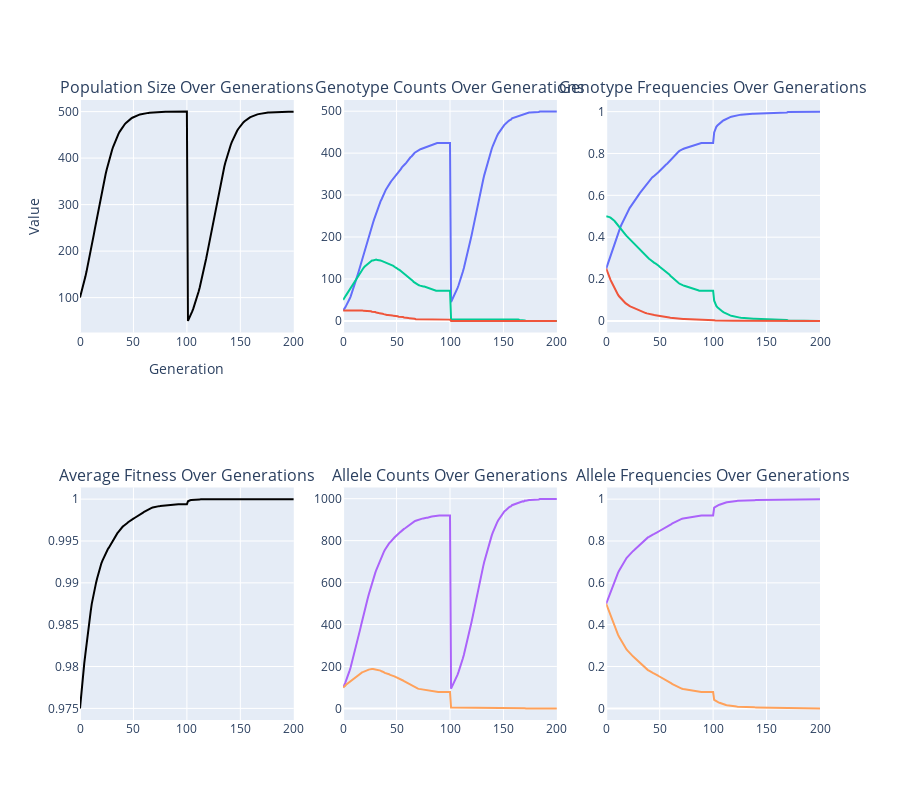

The notebook cell saved with this chart:
### Code cell
# 1 locus, 2 alleles (HW equilibrium)

generations=200
growth_rate=0.1
drift=0
carrying_capacity = 500
bottleneck_yr=100
bottleneck_pop=50

genotype_counts = {
    (('A1', 'A1'),): 25,
    (('A1', 'A2'),): 50,
    (('A2', 'A2'),): 25
}

genotype_fitness = {
    (('A1', 'A1'),): 1.0,
    (('A1', 'A2'),): 1.0,
    (('A2', 'A2'),): 0.9
}

mutations = [{('A1', 'A2'): 0.0, ('A2', 'A1'): 0.0,}]


next_genotype_frequencies(generations,
                          genotype_counts,
                          genotype_fitness,
                          growth_rate,
                          carrying_capacity,
                          drift,
                          mutations,
                          bottleneck_yr,
                          bottleneck_pop)

### Figure 1 — Plotly figure (JSON) as saved in the notebook; plotly's stock layout.template omitted (floating-point values rounded to 4 significant figures; data arrays with more than 128 entries replaced by an {"elided": "..."} marker saying what was removed)
{"data": [{"hoverinfo": "text", "line": {"color": "black"}, "mode": "lines", "name": "Population Size", "showlegend": false, "text": {"elided": "201 str values"}, "type": "scatter", "x": {"elided": "201 int values"}, "xaxis": "x", "y": {"elided": "201 float values"}, "yaxis": "y"}, {"hoverinfo": "text", "line": {"color": "#636EFA"}, "mode": "lines", "name": "A1A1", "showlegend": false, "text": {"elided": "201 str values"}, "type": "scatter", "x": {"elided": "201 int values"}, "xaxis": "x2", "y": {"elided": "201 int values"}, "yaxis": "y2"}, {"hoverinfo": "text", "line": {"color": "#00CC96"}, "mode": "lines", "name": "A1A2", "showlegend": false, "text": {"elided": "201 str values"}, "type": "scatter", "x": {"elided": "201 int values"}, "xaxis": "x2", "y": {"elided": "201 int values"}, "yaxis": "y2"}, {"hoverinfo": "text", "line": {"color": "#EF553B"}, "mode": "lines", "name": "A2A2", "showlegend": false, "text": {"elided": "201 str values"}, "type": "scatter", "x": {"elided": "201 int values"}, "xaxis": "x2", "y": {"elided": "201 int values"}, "yaxis": "y2"}, {"hoverinfo": "text", "line": {"color": "#636EFA"}, "mode": "lines", "name": "A1A1", "showlegend": false, "text": {"elided": "201 str values"}, "type": "scatter", "x": {"elided": "201 int values"}, "xaxis": "x3", "y": {"elided": "201 float values"}, "yaxis": "y3"}, {"hoverinfo": "text", "line": {"color": "#00CC96"}, "mode": "lines", "name": "A1A2", "showlegend": false, "text": {"elided": "201 str values"}, "type": "scatter", "x": {"elided": "201 int values"}, "xaxis": "x3", "y": {"elided": "201 float values"}, "yaxis": "y3"}, {"hoverinfo": "text", "line": {"color": "#EF553B"}, "mode": "lines", "name": "A2A2", "showlegend": false, "text": {"elided": "201 str values"}, "type": "scatter", "x": {"elided": "201 int values"}, "xaxis": "x3", "y": {"elided": "201 float values"}, "yaxis": "y3"}, {"hoverinfo": "text", "line": {"color": "black"}, "mode": "lines", "name": "Average Fitness", "showlegend": false, "text": {"elided": "201 str values"}, "type": "scatter", "x": {"elided": "201 int values"}, "xaxis": "x4", "y": {"elided": "201 float values"}, "yaxis": "y4"}, {"hoverinfo": "text", "line": {"color": "#AB63FA"}, "mode": "lines", "name": "A1", "showlegend": false, "text": {"elided": "201 str values"}, "type": "scatter", "x": {"elided": "201 int values"}, "xaxis": "x5", "y": {"elided": "201 int values"}, "yaxis": "y5"}, {"hoverinfo": "text", "line": {"color": "#FFA15A"}, "mode": "lines", "name": "A2", "showlegend": false, "text": {"elided": "201 str values"}, "type": "scatter", "x": {"elided": "201 int values"}, "xaxis": "x5", "y": {"elided": "201 int values"}, "yaxis": "y5"}, {"hoverinfo": "text", "line": {"color": "#AB63FA"}, "mode": "lines", "name": "A1", "showlegend": false, "text": {"elided": "201 str values"}, "type": "scatter", "x": {"elided": "201 int values"}, "xaxis": "x6", "y": {"elided": "201 float values"}, "yaxis": "y6"}, {"hoverinfo": "text", "line": {"color": "#FFA15A"}, "mode": "lines", "name": "A2", "showlegend": false, "text": {"elided": "201 str values"}, "type": "scatter", "x": {"elided": "201 int values"}, "xaxis": "x6", "y": {"elided": "201 float values"}, "yaxis": "y6"}], "layout": {"annotations": [{"font": {"size": 16}, "showarrow": false, "text": "Population Size Over Generations", "x": 0.1444, "xanchor": "center", "xref": "paper", "y": 1, "yanchor": "bottom", "yref": "paper"}, {"font": {"size": 16}, "showarrow": false, "text": "Genotype Counts Over Generations", "x": 0.5, "xanchor": "center", "xref": "paper", "y": 1, "yanchor": "bottom", "yref": "paper"}, {"font": {"size": 16}, "showarrow": false, "text": "Genotype Frequencies Over Generations", "x": 0.8556, "xanchor": "center", "xref": "paper", "y": 1, "yanchor": "bottom", "yref": "paper"}, {"font": {"size": 16}, "showarrow": false, "text": "Average Fitness Over Generations", "x": 0.1444, "xanchor": "center", "xref": "paper", "y": 0.375, "yanchor": "bottom", "yref": "paper"}, {"font": {"size": 16}, "showarrow": false, "text": "Allele Counts Over Generations", "x": 0.5, "xanchor": "center", "xref": "paper", "y": 0.375, "yanchor": "bottom", "yref": "paper"}, {"font": {"size": 16}, "showarrow": false, "text": "Allele Frequencies Over Generations", "x": 0.8556, "xanchor": "center", "xref": "paper", "y": 0.375, "yanchor": "bottom", "yref": "paper"}], "height": 800, "hovermode": "closest", "xaxis": {"anchor": "y", "domain": [0, 0.2889], "title": {"text": "Generation"}}, "xaxis2": {"anchor": "y2", "domain": [0.3556, 0.6444]}, "xaxis3": {"anchor": "y3", "domain": [0.7111, 1]}, "xaxis4": {"anchor": "y4", "domain": [0, 0.2889]}, "xaxis5": {"anchor": "y5", "domain": [0.3556, 0.6444]}, "xaxis6": {"anchor": "y6", "domain": [0.7111, 1]}, "yaxis": {"anchor": "x", "domain": [0.625, 1], "title": {"text": "Value"}}, "yaxis2": {"anchor": "x2", "domain": [0.625, 1]}, "yaxis3": {"anchor": "x3", "domain": [0.625, 1]}, "yaxis4": {"anchor": "x4", "domain": [0, 0.375]}, "yaxis5": {"anchor": "x5", "domain": [0, 0.375]}, "yaxis6": {"anchor": "x6", "domain": [0, 0.375]}}}
